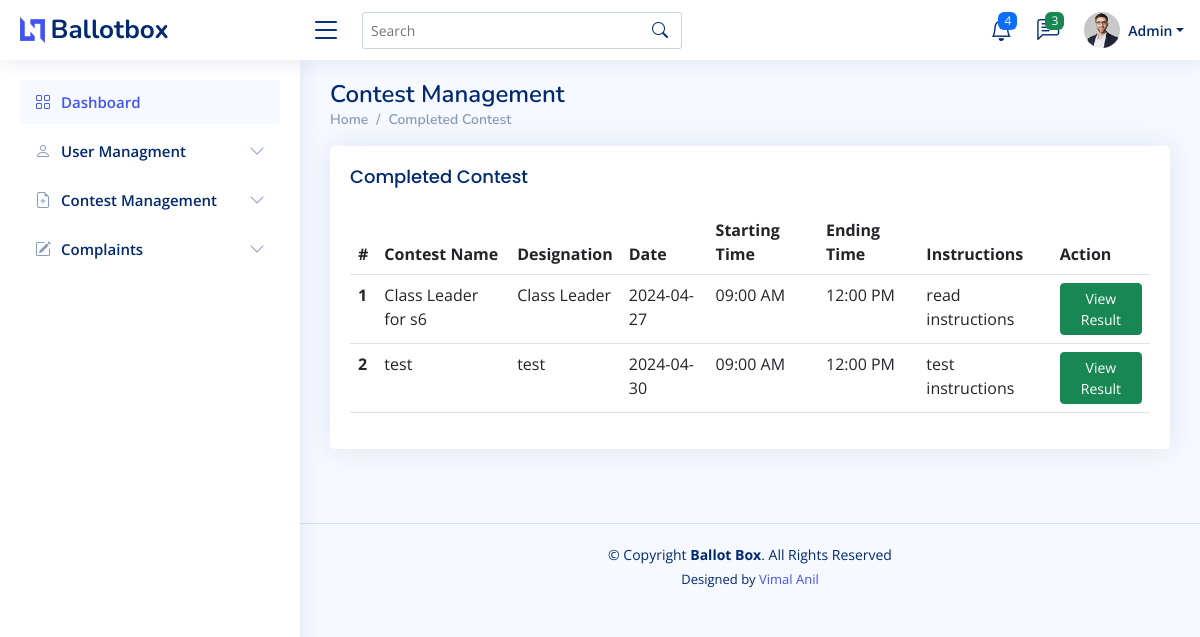
The app's page /Admin/completedcontest.php with its own data.
### tables this page shows
CREATE TABLE `contest` (
  `cid` int(30) NOT NULL,
  `cname` varchar(30) NOT NULL,
  `desig` varchar(50) NOT NULL,
  `date` varchar(20) NOT NULL,
  `stime` varchar(20) NOT NULL,
  `etime` varchar(30) NOT NULL,
  `ins` varchar(5000) NOT NULL,
  `status` int(30) NOT NULL DEFAULT 1,
  `pstatus` varchar(1) DEFAULT '0',
  `result_status` varchar(30) NOT NULL DEFAULT '0'
);

### Admin/connect.php (called while the page is built, shortened)
<?php
$dbname="onlinevoting";
$conn=mysqli_connect("localhost","root","",$dbname);
function select_data($sql)
{
  global $conn;
  $res = mysqli_query($conn, $sql);
  if ($res)
    return $res;
  else
    return False;
}
function convertTime($railwayTime) {
  list($hour, $minute) = explode(':', $railwayTime);
  if ($hour >= 12) {
      $period = 'PM';
  } else {
      $period = 'AM';
  }
  return sprintf("%02d:%02d %s", $hour, $minute, $period);
}
?>

### Admin/completedcontest.php (the view, shortened to what this page needs)
<?php
require('header.php');
?>
<main id="main" class="main">
  <div class="pagetitle">
    <h1>Contest Management</h1>
    <nav>
      <ol class="breadcrumb">
        <li class="breadcrumb-item"><a href="index.html">Home</a></li>
        <li class="breadcrumb-item"><a href="completedcontest.php">Completed Contest</a></li>
      </ol>
    </nav>
  </div>
  <section class="section dashboard">
    <div class="row">
      <section class="section">
        <div class="row">
          <div class="col-lg-12">
            <div class="card">
              <div class="card-body">
                <h5 class="card-title">
                  Completed Contest
                </h5>
                <table class="table datatable">
                  <thead>
                    <tr>
                      <th scope="col">#</th>
                      <th scope="col">Contest Name</th>
                      <th scope="col">Designation</th>
                      <th scope="col">Date</th>
                      <th scope="col">Starting Time</th>
                      <th scope="col">Ending Time</th>
                      <th scope="col">Instructions</th>
                      <th scope="col">Action</th>
                    </tr>
                  </thead>
                  <tbody>
                    <?php
                    $time = date("H");
                    $date = date("Y-m-d");
                    $sql = "SELECT * FROM `contest` WHERE (date='$date' and etime<$time) or date<'$date' OR (status=2)";
                    $data = select_data($sql);
                    $n = 1;
                    while ($row = mysqli_fetch_assoc($data)) {
                      $stime = $row['stime'] . ":00";
                      $etime = $row['etime'] . ":00";
                      ?>
                      <tr>
                        <th scope='row'>
                          <?php echo $n++; ?>
                        </th>
                        <td>
                          <?php echo $row['cname'] ?>
                        </td>
                        <td>
                          <?php echo $row['desig'] ?>
                        </td>
                        <td>
                          <?php echo $row['date'] ?>
                        </td>
                        <td>
                          <?php echo convertTime($stime); ?>
                        </td>
                        <td>
                          <?php echo convertTime($etime); ?>
                        </td>
                        <td> <?php echo $row['ins'] ?></td>
                        <td>
                          <div class="btn-group">
                            <a href="viewresult.php?cid=<?php echo $row['cid']; ?>"
                              class="btn btn-success btn-sm">View Result</a>
                          </div>
                        </td>
                      </tr>
                      <?php
                    }
                    ?>
                  </tbody>
                </table>
              </div>
            </div>
          </div>
        </div>
      </section>
</main>

### Admin/assets/css/style.css (style rules this page uses)
:root { scroll-behavior: smooth; }
body { font-family: "Open Sans", sans-serif; background: #f6f9ff; color: #444444; }
a { color: #4154f1; text-decoration: none; }
h1, h2, h3, h4, h5, h6 { font-family: "Nunito", sans-serif; }
#main { margin-top: 60px; padding: 20px 30px; transition: all 0.3s; }
.pagetitle { margin-bottom: 10px; }
.pagetitle h1 { font-size: 24px; margin-bottom: 0; font-weight: 600; color: #012970; }
.card { margin-bottom: 30px; border: none; border-radius: 5px; box-shadow: 0px 0 30px rgba(1, 41, 112, 0.1); }
.card-title { padding: 20px 0 15px 0; font-size: 18px; font-weight: 500; color: #012970; font-family: "Poppins", sans-serif; }
.card-body { padding: 0 20px 20px 20px; }
.breadcrumb { font-size: 14px; font-family: "Nunito", sans-serif; color: #899bbd; font-weight: 600; }
.breadcrumb a { color: #899bbd; transition: 0.3s; }
.breadcrumb .breadcrumb-item::before { color: #899bbd; }
@media (min-width: 1200px) { #main, #footer { margin-left: 300px; } }
.footer { padding: 20px 0; font-size: 14px; transition: all 0.3s; border-top: 1px solid #cddfff; }
.footer .copyright { text-align: center; color: #012970; }
.footer .credits { padding-top: 5px; text-align: center; font-size: 13px; color: #012970; }

### records on screen
contest: cname "Class Leader for s6", desig "Class Leader", date "2024-04-27", stime "09:00 AM", etime "12:00 PM", ins "read instructions"
contest: cname "test", desig "test", date "2024-04-30", stime "09:00 AM", etime "12:00 PM", ins "test instructions"
